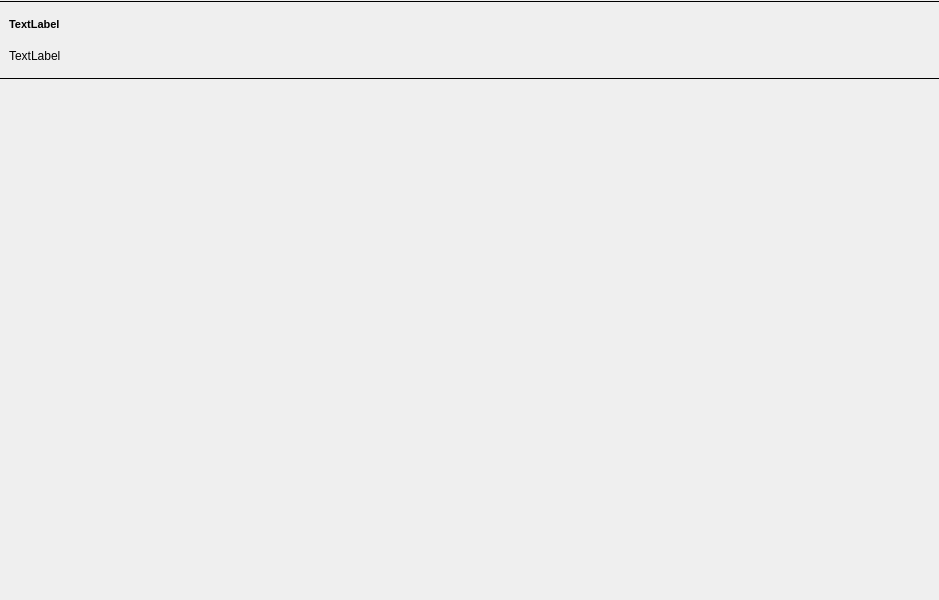
                <widget class="QWidget" name="procedure_scroll_widgets">
                 <property name="geometry">
                  <rect>
                   <x>0</x>
                   <y>0</y>
                   <width>939</width>
                   <height>600</height>
                  </rect>
                 </property>
                 <property name="styleSheet">
                  <string notr="true"/>
                 </property>
                 <layout class="QVBoxLayout" name="verticalLayout_8">
                  <property name="spacing">
                   <number>0</number>
                  </property>
                  <property name="leftMargin">
                   <number>0</number>
                  </property>
                  <property name="topMargin">
                   <number>0</number>
                  </property>
                  <property name="rightMargin">
                   <number>0</number>
                  </property>
                  <property name="bottomMargin">
                   <number>0</number>
                  </property>
                  <item alignment="Qt::AlignTop">
                   <widget class="QFrame" name="procedure_sample_row">
                    <property name="minimumSize">
                     <size>
                      <width>0</width>
                      <height>80</height>
                     </size>
                    </property>
                    <property name="maximumSize">
                     <size>
                      <width>16777215</width>
                      <height>16777215</height>
                     </size>
                    </property>
                    <property name="styleSheet">
                     <string notr="true"/>
                    </property>
                    <property name="frameShape">
                     <enum>QFrame::NoFrame</enum>
                    </property>
                    <property name="frameShadow">
                     <enum>QFrame::Plain</enum>
                    </property>
                    <property name="lineWidth">
                     <number>1</number>
                    </property>
                    <layout class="QVBoxLayout" name="verticalLayout_9">
                     <property name="spacing">
                      <number>0</number>
                     </property>
                     <property name="leftMargin">
                      <number>0</number>
                     </property>
                     <property name="topMargin">
                      <number>0</number>
                     </property>
                     <property name="rightMargin">
                      <number>0</number>
                     </property>
                     <property name="bottomMargin">
                      <number>0</number>
                     </property>
                     <item>
                      <widget class="Line" name="procedure_sample_top_line">
                       <property name="frameShadow">
                        <enum>QFrame::Plain</enum>
                       </property>
                       <property name="orientation">
                        <enum>Qt::Horizontal</enum>
                       </property>
                      </widget>
                     </item>
                     <item>
                      <widget class="QFrame" name="procedure_sample_content">
                       <property name="frameShape">
                        <enum>QFrame::NoFrame</enum>
                       </property>
                       <property name="frameShadow">
                        <enum>QFrame::Raised</enum>
                       </property>
                       <layout class="QHBoxLayout" name="horizontalLayout_4">
                        <property name="spacing">
                         <number>0</number>
                        </property>
                        <property name="leftMargin">
                         <number>0</number>
                        </property>
                        <property name="topMargin">
                         <number>0</number>
                        </property>
                        <property name="rightMargin">
                         <number>9</number>
                        </property>
                        <property name="bottomMargin">
                         <number>0</number>
                        </property>
                        <item>
                         <widget class="QFrame" name="procedure_sample_left">
                          <property name="frameShape">
                           <enum>QFrame::NoFrame</enum>
                          </property>
                          <property name="frameShadow">
                           <enum>QFrame::Raised</enum>
                          </property>
                          <layout class="QVBoxLayout" name="verticalLayout_10">
                           <item>
                            <widget class="QLabel" name="procedure_sample_title">
                             <property name="font">
                              <font>
                               <pointsize>8</pointsize>
                               <weight>75</weight>
                               <bold>true</bold>
                              </font>
                             </property>
                             <property name="text">
                              <string>TextLabel</string>
                             </property>
                            </widget>
                           </item>
                           <item>
                            <widget class="QLabel" name="procedure_sample_desc">
                             <property name="text">
                              <string>TextLabel</string>
                             </property>
                             <property name="wordWrap">
                              <bool>true</bool>
                             </property>
                            </widget>
                           </item>
                          </layout>
                         </widget>
                        </item>
                        <item>
                         <widget class="QPushButton" name="procedure_sample_button">
                          <property name="sizePolicy">
                           <sizepolicy hsizetype="Expanding" vsizetype="Ignored">
                            <horstretch>0</horstretch>
                            <verstretch>0</verstretch>
                           </sizepolicy>
                          </property>
                          <property name="minimumSize">
                           <size>
                            <width>70</width>
                            <height>70</height>
                           </size>
                          </property>
                          <property name="maximumSize">
                           <size>
                            <width>70</width>
                            <height>70</height>
                           </size>
                          </property>
                          <property name="styleSheet">
                           <string notr="true">QPushButton {
	border: none;
}
QPushButton:hover {
	background-color: rgb(33, 37, 43);
}
QPushButton:pressed {	
	background-color: rgb(85, 170, 255);
}</string>
                          </property>
                          <property name="text">
                           <string/>
                          </property>
                          <property name="icon">
                           <iconset resource="LightUIRes.qrc">
                            <normaloff>:/icons/filter.svg</normaloff>:/icons/filter.svg</iconset>
                          </property>
                          <property name="iconSize">
                           <size>
                            <width>56</width>
                            <height>56</height>
                           </size>
                          </property>
                         </widget>
                        </item>
                       </layout>
                      </widget>
                     </item>
                     <item>
                      <widget class="Line" name="procedure_sample_bottom_line">
                       <property name="frameShadow">
                        <enum>QFrame::Plain</enum>
                       </property>
                       <property name="lineWidth">
                        <number>1</number>
                       </property>
                       <property name="orientation">
                        <enum>Qt::Horizontal</enum>
                       </property>
                      </widget>
                     </item>
                    </layout>
                   </widget>
                  </item>
                 </layout>
                </widget>
